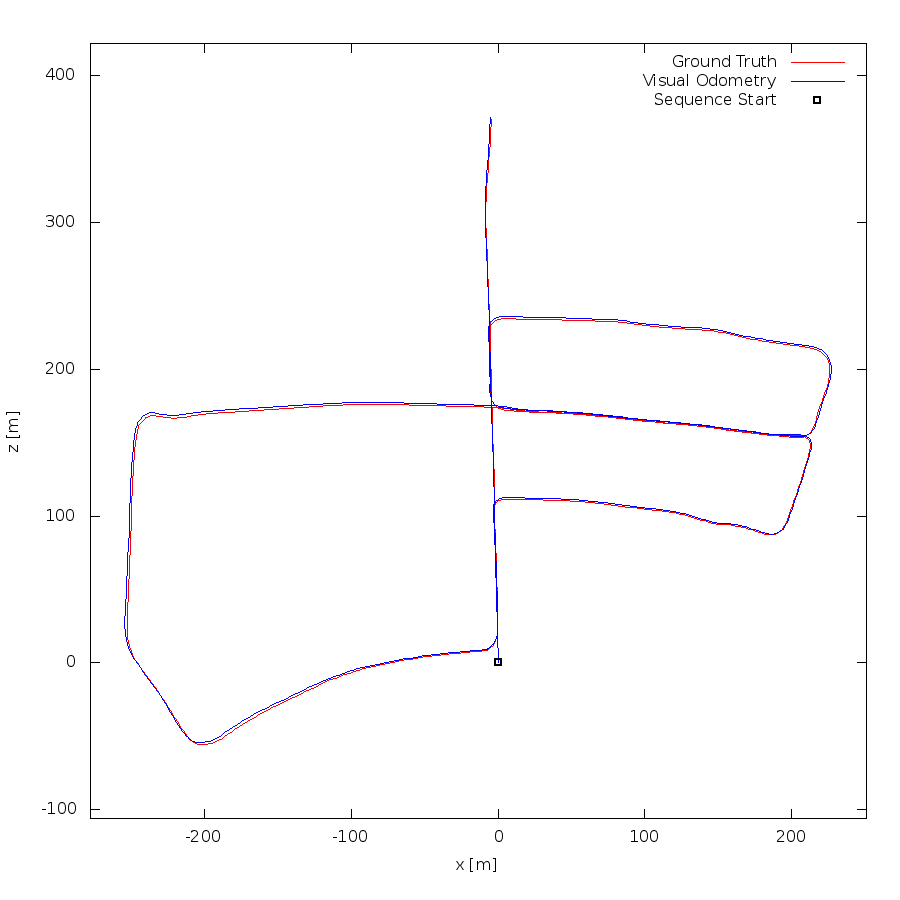

The gnuplot source for this figure:
set term postscript eps enhanced color
set output "05.eps"
set size ratio -1
set xrange [-278:251]
set yrange [-106:423]
set xlabel "x [m]"
set ylabel "z [m]"
plot "05.txt" using 1:2 lc rgb "#FF0000" title 'Ground Truth' w lines,"05.txt" using 3:4 lc rgb "#0000FF" title 'Visual Odometry' w lines,"< head -1 05.txt" using 1:2 lc rgb "#000000" pt 4 ps 1 lw 2 title 'Sequence Start' w points
